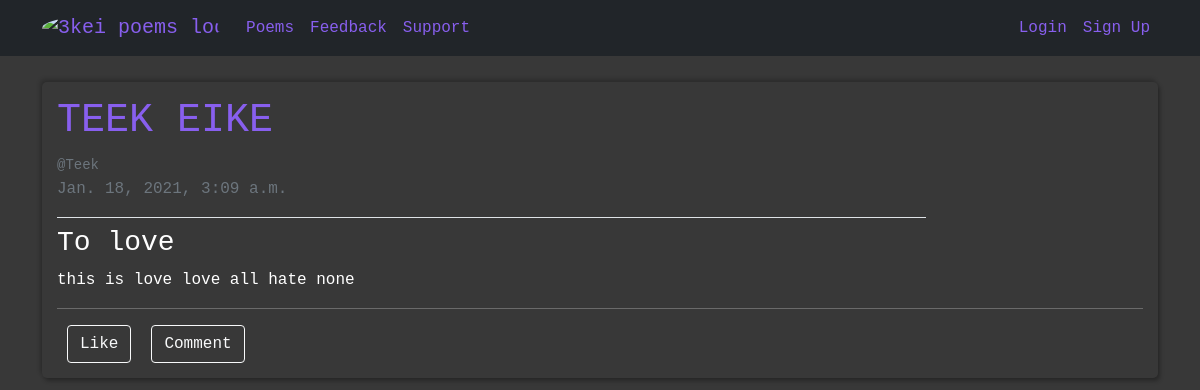
The app's page /poem/detail/8/ with its own data.
### quikTasks/models.py (models this page shows, shortened)
class Poem(models.Model):
    title = models.CharField(max_length=100, blank=True, null=True)
    category = models.CharField(max_length=255, null=True, blank=True)
    description = models.TextField(null=True)
    date_created = models.DateTimeField(auto_now_add=True)
    likes = models.IntegerField(default=10)
    author = models.ForeignKey(User, on_delete=models.CASCADE)

### quikTasks/views.py (the view)
# urls.py: path('poem/detail/<int:pk>/', PoemDetailView.as_view(), name="detail"),
class PoemDetailView(DetailView):
    model = Poem

### quikTasks/templates/quikTasks/poem_detail.html
{% extends 'quikTasks/layout.html' %}
{% block content %}
<div class="container">
   <div class="row my-3">
      <div class="col-12">
         <div class="poem-section">
            <div>
               {% if poem.author == user %}
               <section>
                  <h1 class="text-uppercase">{{poem.author.first_name}} {{poem.author.last_name}}</h1>
                  <small class="text-muted">@{{poem.author.username}}</small>
                  <p class="text-muted">{{poem.date_created}}</p>
               </section>
               <section class="mb-2">
                  <a class="btn btn-outline-info btn-sm" href="{% url 'poem-update' poem.id %}">Update</a>
                  <a class="btn btn-outline-danger btn-sm" href="{% url 'poem-delete' poem.id %}">Delete</a>
               </section>
               {% else %}
               <a href="{% url 'user-poems' poem.author.username %}">
                  <h1 class="text-uppercase">{{poem.author.first_name}} {{poem.author.last_name}}</h1>
                  <small class="text-muted">@{{poem.author.username}}</small>
                  <p class="text-muted">{{poem.date_created}}</p>
               </a>
               {% endif %}
            </div>
            <legend class="border-bottom" style="width: 80%;"></legend>
            <h3>{{poem.title}}</h3>
            <p>{{poem.description}}</p>
            <hr>
            <div class="comment">
               <div class="like">
                  <button class="btn btn-outline-light">Like</button>
               </div>
               <div class="like">
                  <button class="btn btn-outline-light">Comment</button>
               </div>
            </div>
         </div>
      </div>
   </div>
</div>
{% endblock content %}

### quikTasks/static/quikTasks/css/main.css (style rules this page uses)
* { margin: 0; padding: 0; font-family: monospace, Arial, Helvetica, sans-serif; }
body { background-color: #383838; color: #fff !important; }
a { color: #885fee !important; }
.poem-section { margin: 10px 0; padding: 15px; border-radius: 5px; box-shadow: -2px -3px 4px 0 rgba(0, 0, 0, 0.2), 2px 3px 4px 0 rgba(0, 0, 0, 0.3); }
.comment { display: flex; flex-direction: row; }
.like { margin: 0 10px; }

### quikTasks/static/quikTasks/css/profile.css (style rules this page uses)
a { text-decoration: none; color: #fff; }

### records on screen
Poem: author.first_name "TEEK", author.last_name "EIKE", author.username "Teek", date_created "Jan. 18, 2021, 3:09 a.m.", title "To love", description "this is love love all hate none"
